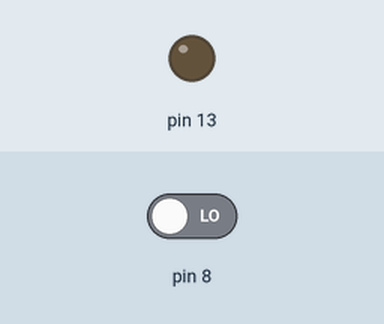
This sketch was run on a simulated Arduino Uno, built with avr-gcc and run on an emulated ATmega328P. Parts: output pins drawn as LEDs (lit = HIGH). The test bench sets the inputs (shaded band); at power-on: pin 8 LOW.

Above: at 1.8 s.
1.9 s: pin 8 driven HIGH
At 2.7 s:
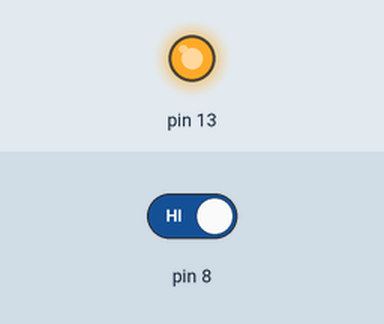
3.5 s: pin 8 driven LOW
At 3.9 s:
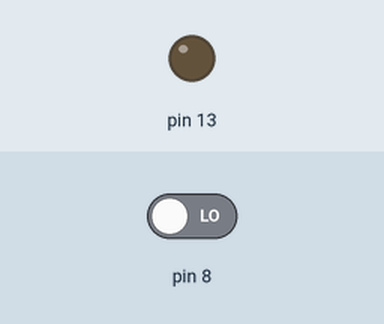
Timing chart, 0 to 6.5 s (numbered marks = the images above; inputs shaded):
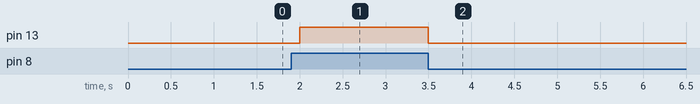

Measured:
- after the input at 1.9 s, pin 13: LOW → HIGH after 0.10 s
- after the input at 3.5 s, pin 13: HIGH → LOW at once

The sketch:

Level_Detect.ino
```cpp
#include <avr/io.h>
#include <util/delay.h>

/*
 * This program turn on Pin 13, if Pin 8 is High
 */
int main()
{
  DDRB = 0; // 0000 0000
  DDRB = (1 << DDB5); // 0010 0000

  while (1){

    if (PINB & (1 << PINB0) == (1 << PINB0)){ // --> Readin Pin 8
      PORTB |= (1 << PORTB5); // 0010 0000 --> Set Pin 13 as High
      _delay_ms(500);
    }

    else{
      PORTB &= ~(1 << PORTB5); // 0010 0000 --> Set Pin 13 as LOW
      _delay_ms(500);
    }
  }
  return 0;
}
```
